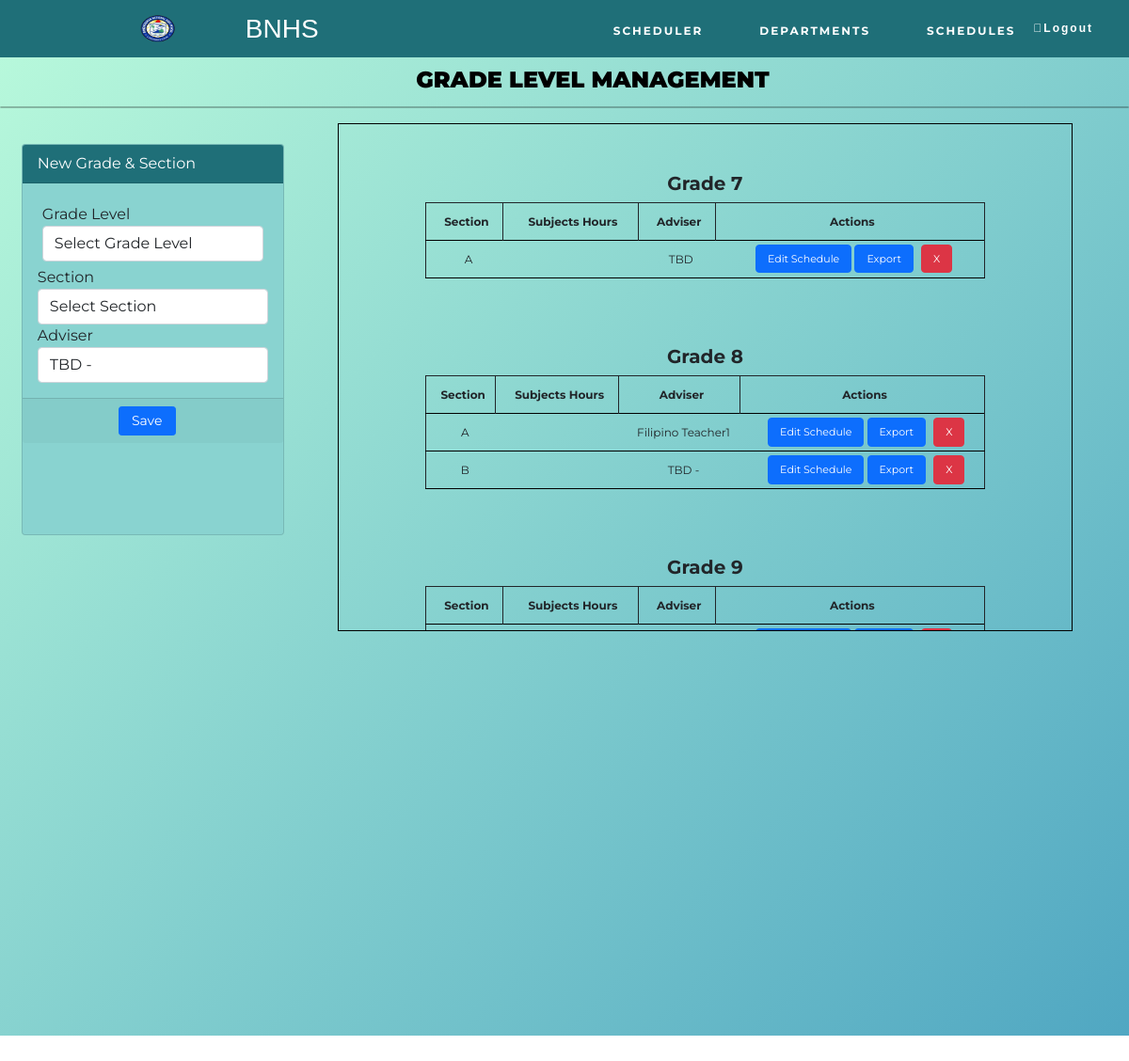
The app's page /schedules.php, older data.
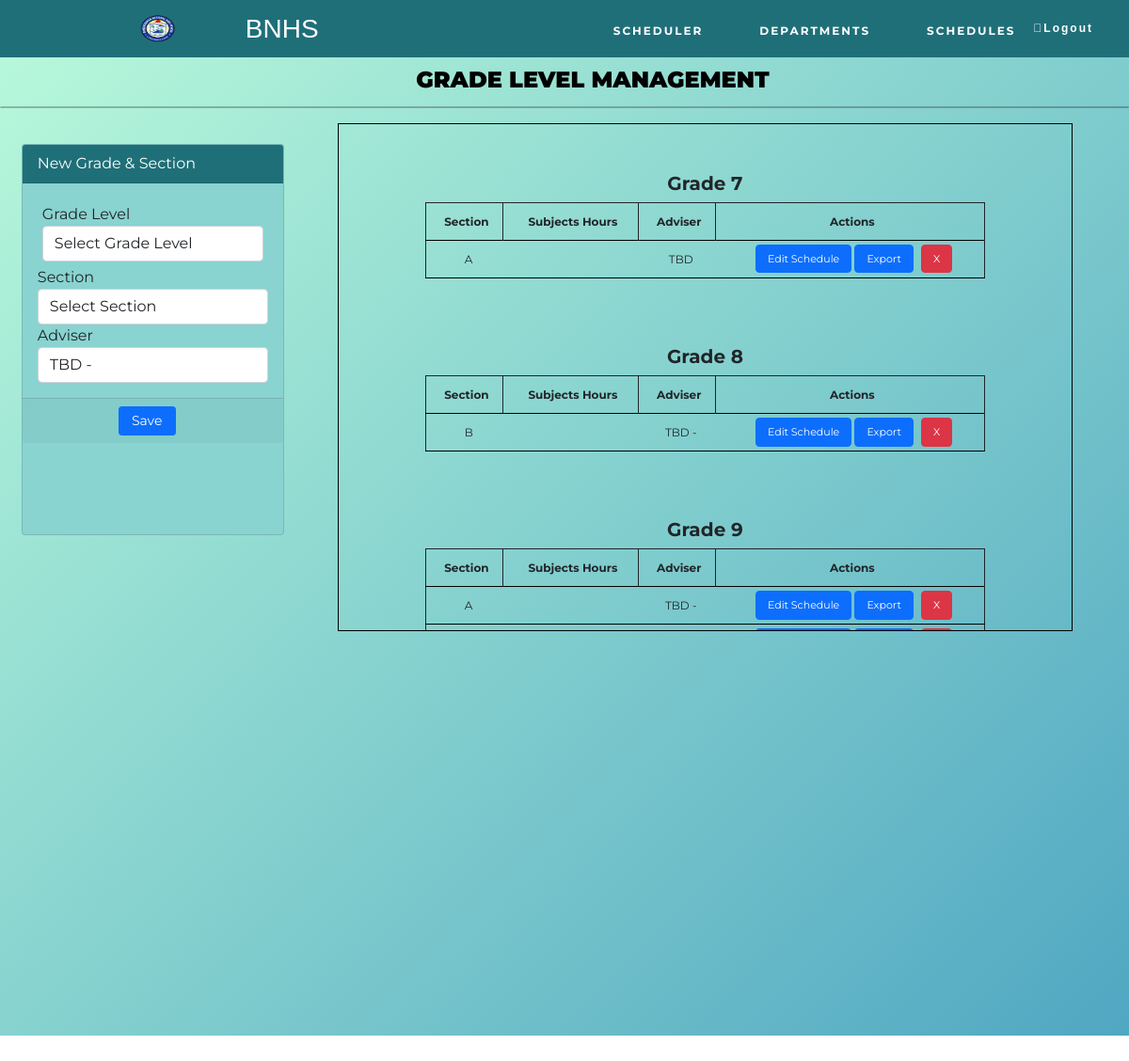
The same page, newer data.
### tables this page shows
CREATE TABLE IF NOT EXISTS `grade_level` (
  `id` int NOT NULL AUTO_INCREMENT,
  `adviser_id` int DEFAULT NULL,
  `grade` varchar(32) NOT NULL,
  `section` varchar(32) NOT NULL,
  PRIMARY KEY (`grade`,`section`),
  UNIQUE KEY `id` (`id`),
  KEY `adviser` (`adviser_id`)
);

CREATE TABLE IF NOT EXISTS `teacher` (
  `id` int NOT NULL AUTO_INCREMENT,
  `firstName` varchar(32) NOT NULL,
  `lastName` varchar(32) NOT NULL,
  `dept` varchar(32) NOT NULL,
  `workload` float NOT NULL,
  PRIMARY KEY (`id`)
);

### schedules.php (called while the page is built, shortened)
<?php
try {
    include __DIR__ . './includes/connection/DatabaseConnect.php';
    include __DIR__ . './includes/connection/DatabaseFunctions.php';
    include __DIR__ . './includes/templates/schedules.html.php';
} catch (PDOException $e) {
    include __DIR__ . './includes/connection/displayError.php';
}
include __DIR__ . './includes/templates/layout.html.php';
?>

### includes/connection/DatabaseFunctions.php (called while the page is built, shortened)
<?php
function retrieveAllId($pdo, $table, $primaryKey, $value) {
    $query = 'SELECT * FROM `' . $table . '`
              WHERE `' . $primaryKey . '` = :value';
    $parameters = [
        'value' => $value
    ];
    $query = query($pdo, $query, $parameters);
    return $query->fetchAll();
}
function retrieveId($pdo, $table, $primaryKey, $value) {
    $query = 'SELECT * FROM `' . $table . '`
              WHERE `' . $primaryKey . '` = :value';
    $parameters = [
        'value' => $value
    ];
    $query = query($pdo, $query, $parameters);
    return $query->fetch();
}
function query($pdo, $sql, $parameters = []) {
    $query = $pdo->prepare($sql);
    $query->execute($parameters);
    return $query;
}
?>

### includes/templates/schedules.html.php (the view, shortened to what the changed rows need)
<link rel="stylesheet" href="./includes/templates/css/schedules.css">
<?php
$output = '
<div class="wrapper-schedules">
    <div class="set">
        <h2><b>GRADE LEVEL MANAGEMENT</b></h2> <hr>
    </div>
    <div class="schedules_container">
        <div class="card" style="background: #89D3D0; height: 50%;">
            <div class="card-header" style="background: #1f6f78; color: white;">
                    New Grade & Section
            </div>
            <form action="schedules.php" method="post">
                <div class="card-body">
                    <div class="form-group" style="margin:5px;">
                        <label class="control-label">Grade Level</label>
                        <select class="form-control" name="grade">
                            <option disable selected>Select Grade Level</option>
                            <option value="7">7</option>
                            <option value="8">8</option>
                            <option value="9">9</option>
                            <option value="10">10</option>
                        </select>
                    </div>
                    <div class="form-group">
                        <label class="control-label">Section</label>
                        <select class="form-control" name="section">
                            <option disable selected>Select Section</option>
                            <option value="A">A</option>
                            <option value="B">B</option>
                            <option value="C">C</option>
                            <option value="D">D</option>
                            <option value="E">E</option>
                            <option value="F">F</option>
                            <option value="G">G</option>
                            <option value="H">H</option>
                        </select>
                    </div>
';
$allTeachers = retrieveAll($pdo, 'teacher');
$output .= '
                    <div class="form-group">
                        <label class="control-label">Adviser</label>
                        <select class="form-control" name="adviser">
';
foreach($allTeachers as $row) {
    $output .= '
                        <option value="'.$row['id'].'">
                    '.$row['firstName'].' '.$row['lastName'].
                        '</option>
    ';
}
$output .= '
                        </select>
                    </div>
                </div>
                <div class="card-footer">
                    <button class="btn btn-sm btn-primary col-sm-3 offset-md-3" name="newEntry" value="newEntry" style="margin-left: 35%;"> Save</button>
                </div>
            </form>
        </div>
        <div class="table-wrapper">
';
for ($i = 7; $i <= 10; $i++) {
    $currentGrade = retrieveAllId($pdo, 'grade_level', 'grade', $i);
    $output .= '
        <div class="table1">
        <table>
            <h5><b>Grade '.$i.'</b></h3>
            <thead>
                <tr>
                    <th style="text-align: center;">Section</th>
                    <th style="text-align: center;">Subjects Hours</th>
                    <th style="text-align: center;">Adviser</th>
                    <th style="text-align: center;">Actions</th>
                </tr>
            </thead>
            <tbody>
    ';
    foreach($currentGrade as $row) {
        $adviser = retrieveId($pdo, 'teacher', 'id', $row['adviser_id']);
        $grade_section = $row['grade'].$row['section'];
        $output .= '
                <tr>
                    <td>'.$row['section'].'</td>
                    <td>'.$row['workload'].'</td>
        ';
        if(isset($row['adviser_id']))
            $output .= '
                <td>'.$adviser['firstName']. ' '.$adviser['lastName'].'</td>
            ';
        else
            $output .= '
                <td>TBD</td>
            ';
        $output .= '
                <td>
                    <a href="scheduler.php?grade_section='.$grade_section.'#main" class="btn btn-primary target="_blank">Edit Schedule</a>
                    <a href="#main" class="btn btn-primary"> Export</a>
                    <form action="schedules.php" method="post" onsubmit="return submitForm(this);" style="display: inline;margin:0; padding:0">
                        <input type="hidden" name="id" value="'.$row['id'].'">
                        <button type="submit" class="btn btn-danger" name="deleteEntry" value="deleteEntry" >X</button>
                    </form>
                </td>
            </tr>
        ';
    }
    $output .= '
        </tbody>
    </table>
    </div>
    ';
}
$output.= '
    </div>
</div>
</div>
';
?>

Row changes from the older to the newer data that the page shows:
removed grade_level: section "A", adviser.firstName "Filipino", adviser.lastName "Teacher1"
now on this page (row unchanged): grade_level: section "A", adviser.firstName "TBD", adviser.lastName "-"
